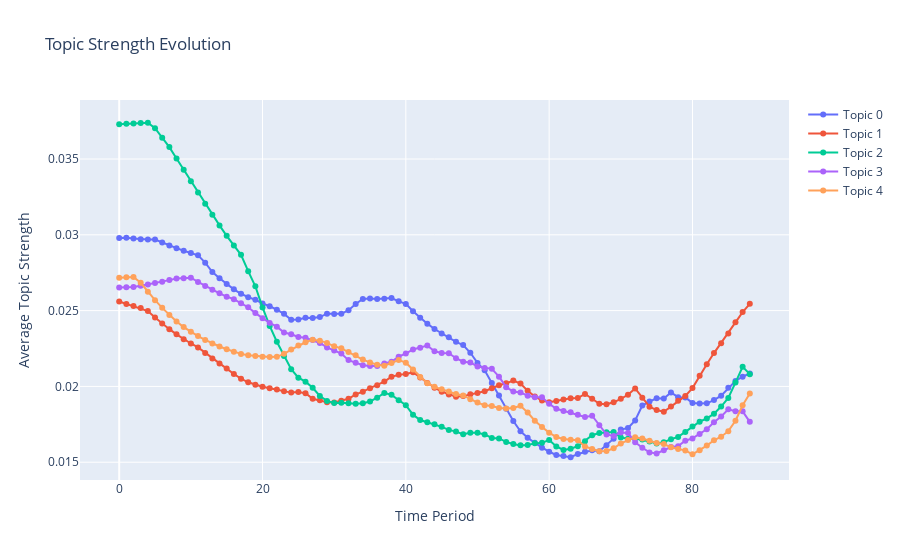

Source (notebook cell):
### Code cell
import plotly.graph_objects as go
def plot_topic_strength(model, time_slices):
    """Plot overall topic strength over time"""
    topic_strengths = []
    for t in range(len(time_slices)):
        strengths = []
        for topic in range(model.num_topics):
            # Calculate average word weight
            top_terms = model.print_topics(time=t)[topic]
            avg_weight = np.mean([weight for _, weight in top_terms])
            strengths.append(avg_weight)
        topic_strengths.append(strengths)
    
    fig = go.Figure()
    for topic in range(model.num_topics):
        fig.add_trace(go.Scatter(
            x=list(range(len(time_slices))),
            y=[strengths[topic] for strengths in topic_strengths],
            name=f'Topic {topic}',
            mode='lines+markers'
        ))
    
    fig.update_layout(
        title='Topic Strength Evolution',
        xaxis_title='Time Period',
        yaxis_title='Average Topic Strength'
    )
    return fig
plot_topic_strength(dtm, time_slices).show()
